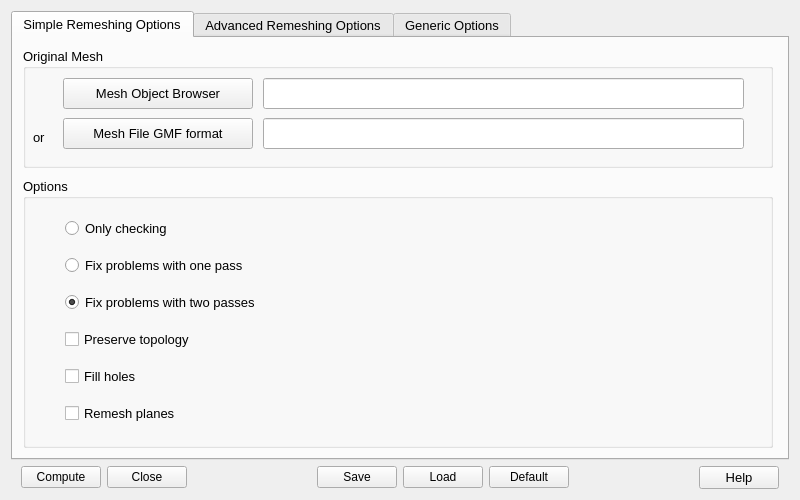
<?xml version="1.0" encoding="UTF-8"?>
<ui version="4.0">
 <class>MGCleanerPlugDialog</class>
 <widget class="QWidget" name="MGCleanerPlugDialog">
  <property name="geometry">
   <rect>
    <x>0</x>
    <y>0</y>
    <width>800</width>
    <height>500</height>
   </rect>
  </property>
  <property name="windowTitle">
   <string>MGCleaner : Remeshing tool</string>
  </property>
  <property name="sizeGripEnabled" stdset="0">
   <bool>false</bool>
  </property>
  <layout class="QGridLayout" name="gridLayout">
   <item row="2" column="0">
    <layout class="QHBoxLayout" name="horizontalLayout">
         <item>
      <spacer name="horizontalSpacer_xx">
       <property name="orientation">
        <enum>Qt::Horizontal</enum>
       </property>
       <property name="sizeType">
        <enum>QSizePolicy::Minimum</enum>
       </property>
       <property name="sizeHint" stdset="0">
        <size>
         <width>10</width>
         <height>20</height>
        </size>
       </property>
      </spacer>
         </item>
     <item>
      <widget class="QPushButton" name="PB_OK">
       <property name="text">
        <string>Compute</string>
       </property>
      </widget>
     </item>
     <item>
      <widget class="QPushButton" name="PB_Cancel">
       <property name="text">
        <string>Close</string>
       </property>
      </widget>
     </item>
     <item>
      <spacer name="horizontalSpacer_4">
       <property name="orientation">
        <enum>Qt::Horizontal</enum>
       </property>
       <property name="sizeHint" stdset="0">
        <size>
         <width>30</width>
         <height>20</height>
        </size>
       </property>
      </spacer>
     </item>
     <item>
      <widget class="QPushButton" name="PB_SaveHyp">
       <property name="text">
        <string>Save</string>
       </property>
        <property name="iconSize">
         <size>
          <width>18</width>
          <height>18</height>
         </size>
        </property>
      </widget>
     </item>
     <item>
      <widget class="QPushButton" name="PB_LoadHyp">
       <property name="text">
        <string>Load</string>
       </property>
        <property name="iconSize">
         <size>
          <width>18</width>
          <height>18</height>
         </size>
        </property>
      </widget>
     </item>
     <item>
      <widget class="QPushButton" name="PB_Default">
       <property name="text">
        <string>Default</string>
       </property>
      </widget>
     </item>
     <item>
      <spacer name="horizontalSpacer">
       <property name="orientation">
        <enum>Qt::Horizontal</enum>
       </property>
       <property name="sizeHint" stdset="0">
        <size>
         <width>30</width>
         <height>20</height>
        </size>
       </property>
      </spacer>
     </item>
     <item>
      <widget class="QPushButton" name="PB_Help">
       <property name="font">
        <font>
         <pointsize>10</pointsize>
        </font>
       </property>
       <property name="text">
        <string>Help</string>
       </property>
      </widget>
     </item>
         <item>
      <spacer name="horizontalSpacer_xx">
       <property name="orientation">
        <enum>Qt::Horizontal</enum>
       </property>
       <property name="sizeType">
        <enum>QSizePolicy::Minimum</enum>
       </property>
       <property name="sizeHint" stdset="0">
        <size>
         <width>10</width>
         <height>20</height>
        </size>
       </property>
      </spacer>
         </item>
    </layout>
   </item>
   <item row="1" column="0">
    <widget class="QTabWidget" name="TWOptions">
     <property name="font">
      <font>
       <pointsize>10</pointsize>
      </font>
     </property>
     <property name="currentIndex">
      <number>0</number>
     </property>
     <widget class="QWidget" name="simple">
      <attribute name="title">
       <string>Simple Remeshing Options</string>
      </attribute>
      <widget class="QGroupBox" name="GBOptim">
       <property name="geometry">
        <rect>
         <x>10</x>
         <y>140</y>
         <width>750</width>
         <height>270</height>
        </rect>
       </property>
       <property name="title">
        <string>Options</string>
       </property>

        <layout class="QHBoxLayout" name="RBLayoutopt">

         <item>
      <spacer name="horizontalSpacer_xx">
       <property name="orientation">
        <enum>Qt::Horizontal</enum>
       </property>
       <property name="sizeType">
        <enum>QSizePolicy::Minimum</enum>
       </property>
       <property name="sizeHint" stdset="0">
        <size>
         <width>30</width>
         <height>20</height>
        </size>
       </property>
      </spacer>
         </item>

         <item>
        <layout class="QVBoxLayout" name="RBLayout1">
         <item>
          <widget class="QRadioButton" name="RB_Check">
           <property name="toolTip">
            <string>Performs checks only (no fixing).
Writes diagnostics into the output file.
Default is to fix with two passes.</string>
           </property>
           <property name="text">
            <string>Only checking</string>
           </property>
           <property name="checked">
            <bool>false</bool>
           </property>
          </widget>
         </item>
         <item>
          <widget class="QRadioButton" name="RB_Fix1">
           <property name="toolTip">
            <string>Analyses and fixes mesh with only the first stage of the cleaning procedure.
Does not write diagnostics into the output file.
Default is to fix with two passes.</string>
           </property>
           <property name="text">
            <string>Fix problems with one pass</string>
           </property>
           <property name="checked">
            <bool>false</bool>
           </property>
          </widget>
         </item>
         <item>
          <widget class="QRadioButton" name="RB_Fix2">
           <property name="toolTip">
            <string>Analyses and fixes mesh with the two stage cleaning procedure.
Does not write diagnostics into the output file.
Default is to fix with two passes.</string>
           </property>
           <property name="text">
            <string>Fix problems with two passes</string>
           </property>
           <property name="checked">
            <bool>true</bool>
           </property>
          </widget>
         </item>

       <item>
       <widget class="QCheckBox" name="CB_PreserveTopology">
           <property name="toolTip">
            <string>Disables fixing operations which induce topology modifications.
Default is enable topology modifications.
(argument --topology)</string>
           </property>
           <property name="text">
            <string>Preserve topology</string>
           </property>
           <property name="checked">
            <bool>false</bool>
           </property>
          </widget>
        </item>
       <item>
          <widget class="QCheckBox" name="CB_FillHoles">
           <property name="toolTip">
            <string>Default is not to fill holes.
if set: see 'surface size threshold of holes' in 'Advanced remeshing options'.</string>
           </property>
           <property name="text">
            <string>Fill holes</string>
           </property>
           <property name="checked">
            <bool>false</bool>
           </property>
          </widget>
       </item>
       <item>

          <widget class="QCheckBox" name="CB_RemeshPlanes">
           <property name="toolTip">
            <string>Inserts vertices on planes to improve mesh quality .
May be useful for poor quality triangulations (eg .STL or .DXF triangulations).
Default is not to mesh planes.</string>
           </property>
           <property name="text">
            <string>Remesh planes</string>
           </property>
           <property name="checked">
            <bool>false</bool>
           </property>
           </widget>
       </item>

         </layout>

         </item>

        </layout>
        
      </widget>
      <widget class="QGroupBox" name="groupBox">
       <property name="geometry">
        <rect>
         <x>10</x>
         <y>10</y>
         <width>750</width>
         <height>120</height>
        </rect>
       </property>
       <property name="font">
        <font>
         <pointsize>10</pointsize>
        </font>
       </property>
       <property name="title">
        <string>Original Mesh</string>
       </property>
       <widget class="QPushButton" name="PB_MeshFile">
        <property name="geometry">
         <rect>
          <x>40</x>
          <y>70</y>
          <width>190</width>
          <height>31</height>
         </rect>
        </property>
        <property name="font">
         <font>
          <pointsize>10</pointsize>
         </font>
        </property>
        <property name="text">
         <string>Mesh File GMF format</string>
        </property>
        <property name="iconSize">
         <size>
          <width>18</width>
          <height>18</height>
         </size>
        </property>
       </widget>
       <widget class="QLineEdit" name="LE_MeshFile">
        <property name="geometry">
         <rect>
          <x>240</x>
          <y>70</y>
          <width>481</width>
          <height>31</height>
         </rect>
        </property>
        <property name="font">
         <font>
          <pointsize>10</pointsize>
         </font>
        </property>
       </widget>
       <widget class="QPushButton" name="PB_MeshSmesh">
        <property name="geometry">
         <rect>
          <x>40</x>
          <y>30</y>
          <width>190</width>
          <height>31</height>
         </rect>
        </property>
        <property name="text">
         <string>Mesh Object Browser</string>
        </property>
        <property name="iconSize">
         <size>
          <width>18</width>
          <height>18</height>
         </size>
        </property>
        <property name="checkable">
         <bool>false</bool>
        </property>
       </widget>
       <widget class="QLineEdit" name="LE_MeshSmesh">
        <property name="geometry">
         <rect>
          <x>240</x>
          <y>30</y>
          <width>481</width>
          <height>31</height>
         </rect>
        </property>
        <property name="font">
         <font>
          <pointsize>10</pointsize>
         </font>
        </property>
       </widget>
       <widget class="QLabel" name="label_8">
        <property name="geometry">
         <rect>
          <x>10</x>
          <y>80</y>
          <width>31</width>
          <height>18</height>
         </rect>
        </property>
        <property name="text">
         <string>or</string>
        </property>
       </widget>
      </widget>
      <zorder>groupBox</zorder>
      <zorder>GBOptim</zorder>
     </widget>
     <widget class="QWidget" name="advanced">
      <attribute name="title">
       <string>Advanced Remeshing Options</string>
      </attribute>
      <widget class="QGroupBox" name="groupBox_5">
       <property name="geometry">
        <rect>
         <x>10</x>
         <y>10</y>
         <width>750</width>
         <height>400</height>
        </rect>
       </property>
       <property name="title">
        <string>You can control</string>
       </property>
#1
       <widget class="QDoubleSpinBox" name="SP_MinHoleSize">
        <property name="geometry">
         <rect>
          <x>20</x>
          <y>30</y>
          <width>100</width>
          <height>25</height>
         </rect>
        </property>
        <property name="maximum">
         <double>10000</double>
        </property>
        <property name="minimum">
         <double>0</double>
        </property>
        <property name="singleStep">
         <double>0.01</double>
        </property>
        <property name="value">
         <double>0.01</double>
        </property>
           <property name="enabled">
            <bool>false</bool>
           </property>
       </widget>
       <widget class="QLabel" name="LA_minHoleSize">
        <property name="geometry">
         <rect>
          <x>130</x>
          <y>30</y>
          <width>600</width>
          <height>30</height>
         </rect>
        </property>
        <property name="toolTip">
         <string>sets the surface size threshold below which holes are filled.
Set 'Fill holes' in 'Simple Remeshing Options'.</string>
        </property>
        <property name="text">
         <string>Surface size threshold of holes to fill (--min_hole_size)</string>
        </property>
       </widget>
#2
       <widget class="QDoubleSpinBox" name="SP_ToleranceDisplacement">
        <property name="geometry">
         <rect>
          <x>20</x>
          <y>70</y>
          <width>100</width>
          <height>25</height>
         </rect>
        </property>
        <property name="maximum">
         <double>10000</double>
        </property>
        <property name="minimum">
         <double>0</double>
        </property>
        <property name="singleStep">
         <double>0.01</double>
        </property>
        <property name="value">
         <double>0.01</double>
        </property>
           <property name="enabled">
            <bool>false</bool>
           </property>
       </widget>
       <widget class="QLabel" name="LA_toleranceDisplacement">
        <property name="geometry">
         <rect>
          <x>130</x>
          <y>70</y>
          <width>600</width>
          <height>30</height>
         </rect>
        </property>
        <property name="toolTip">
         <string>Sets the displacement threshold below which modification is allowed.
Unused in collision resolution .
'Tolerance displacement' is set to resolution_length if it is lower.</string>
        </property>
        <property name="text">
         <string>Tolerance displacement threshold of points for modification
(--tolerance_displacement)</string>
        </property>
       </widget>

          <widget class="QCheckBox" name="CB_ComputedToleranceDisplacement">
        <property name="geometry">
         <rect>
          <x>650</x>
          <y>70</y>
          <width>100</width>
          <height>30</height>
         </rect>
        </property>
           <property name="toolTip">
            <string>If set default value is computed from model.</string>
           </property>
           <property name="text">
            <string>Computed</string>
           </property>
           <property name="checked">
            <bool>true</bool>
           </property>
          </widget>

#3
       <widget class="QDoubleSpinBox" name="SP_ResolutionLength">
        <property name="geometry">
         <rect>
          <x>20</x>
          <y>110</y>
          <width>100</width>
          <height>25</height>
         </rect>
        </property>
        <property name="maximum">
         <double>10000</double>
        </property>
        <property name="minimum">
         <double>0</double>
        </property>
        <property name="singleStep">
         <double>0.01</double>
        </property>
        <property name="value">
         <double>0.01</double>
        </property>
           <property name="enabled">
            <bool>false</bool>
           </property>
       </widget>
       <widget class="QLabel" name="LA_resolutionLength">
        <property name="geometry">
         <rect>
          <x>130</x>
          <y>110</y>
          <width>600</width>
          <height>30</height>
         </rect>
        </property>
        <property name="toolTip">
         <string>sets the distance threshold above which 2 points are considered distinct.
Sets the tolerance displacement to 1/5 of this size.
Default is computed from model.</string>
        </property>
        <property name="text">
         <string>Distance threshold for two points distinct (--resolution_length)</string>
        </property>
       </widget>
          <widget class="QCheckBox" name="CB_ComputedResolutionLength">
        <property name="geometry">
         <rect>
          <x>650</x>
          <y>110</y>
          <width>100</width>
          <height>30</height>
         </rect>
        </property>
           <property name="toolTip">
            <string>If set default value is computed from model.</string>
           </property>
           <property name="text">
            <string>Computed</string>
           </property>
           <property name="checked">
            <bool>true</bool>
           </property>
          </widget>
#4
       <widget class="QDoubleSpinBox" name="SP_FoldingAngle">
        <property name="geometry">
         <rect>
          <x>20</x>
          <y>150</y>
          <width>100</width>
          <height>25</height>
         </rect>
        </property>
        <property name="maximum">
         <double>10000</double>
        </property>
        <property name="minimum">
         <double>0</double>
        </property>
        <property name="singleStep">
         <double>0.01</double>
        </property>
        <property name="value">
         <double>15</double>
        </property>
       </widget>
       <widget class="QLabel" name="LA_foldingAngle">
        <property name="geometry">
         <rect>
          <x>130</x>
          <y>150</y>
          <width>600</width>
          <height>30</height>
         </rect>
        </property>
        <property name="toolTip">
         <string>Sets the threshold angle below which 2 connected triangles are considered overlapping .
Reduce this value if model contains sharp angles below this threshold that must be kept.
Overlap_angle is set to this angle if it is higher.
Default is 15 degrees.</string>
        </property>
        <property name="text">
         <string>Angle threshold for two connected triangles overlapping (--folding_angle)</string>
        </property>
       </widget>
#5
       <widget class="QDoubleSpinBox" name="SP_OverlapDistance">
        <property name="geometry">
         <rect>
          <x>20</x>
          <y>190</y>
          <width>100</width>
          <height>25</height>
         </rect>
        </property>
        <property name="maximum">
         <double>10000</double>
        </property>
        <property name="minimum">
         <double>0</double>
        </property>
        <property name="singleStep">
         <double>0.01</double>
        </property>
        <property name="value">
         <double>0.01</double>
        </property>
           <property name="enabled">
            <bool>false</bool>
           </property>
       </widget>
       <widget class="QLabel" name="LA_overlapDistance">
        <property name="geometry">
         <rect>
          <x>130</x>
          <y>190</y>
          <width>600</width>
          <height>30</height>
         </rect>
        </property>
        <property name="toolTip">
         <string>sets the distance below which 2 unconnected triangles are considered overlapping.
Reduce this value if too many overlaps are detected.
Default is computed from model.</string>
        </property>
        <property name="text">
         <string>Distance threshold for two unconnected triangles overlapping
(--overlap_distance)</string>
        </property>
       </widget>
          <widget class="QCheckBox" name="CB_ComputedOverlapDistance">
        <property name="geometry">
         <rect>
          <x>650</x>
          <y>190</y>
          <width>100</width>
          <height>30</height>
         </rect>
        </property>
           <property name="toolTip">
            <string>If set default value is computed from model.</string>
           </property>
           <property name="text">
            <string>Computed</string>
           </property>
           <property name="checked">
            <bool>true</bool>
           </property>
          </widget>
#6
       <widget class="QDoubleSpinBox" name="SP_OverlapAngle">
        <property name="geometry">
         <rect>
          <x>20</x>
          <y>230</y>
          <width>100</width>
          <height>25</height>
         </rect>
        </property>
        <property name="maximum">
         <double>10000</double>
        </property>
        <property name="minimum">
         <double>0</double>
        </property>
        <property name="singleStep">
         <double>1</double>
        </property>
        <property name="value">
         <double>15</double>
        </property>
       </widget>
       <widget class="QLabel" name="LA_overlapAngle">
        <property name="geometry">
         <rect>
          <x>130</x>
          <y>230</y>
          <width>600</width>
          <height>30</height>
         </rect>
        </property>
        <property name="toolTip">
         <string>Sets the angle below which 2 unconnected triangles are considered overlapping.
'Folding angle' is set to this angle if it is lower.
Default is 15 degrees.</string>
        </property>
        <property name="text">
         <string>Angle threshold for two unconnected triangles overlapping (--overlap_angle)</string>
        </property>
       </widget>
      </widget>
     </widget>
     <widget class="QWidget" name="generic">
      <attribute name="title">
       <string>Generic Options</string>
      </attribute>
      <widget class="QGroupBox" name="groupBox_4">
       <property name="geometry">
        <rect>
         <x>10</x>
         <y>10</y>
         <width>750</width>
         <height>130</height>
        </rect>
       </property>
       <property name="title">
        <string>MGCleaner Generic Options</string>
       </property>
       
          <widget class="QSpinBox" name="SP_Verbosity">
        <property name="geometry">
         <rect>
          <x>20</x>
          <y>30</y>
          <width>100</width>
          <height>25</height>
         </rect>
        </property>
           <property name="maximum">
            <number>10</number>
           </property>
           <property name="value">
            <number>3</number>
           </property>
          </widget>
       
          <widget class="QLabel" name="label">
        <property name="geometry">
         <rect>
          <x>130</x>
          <y>30</y>
          <width>600</width>
          <height>30</height>
         </rect>
        </property>
        <property name="toolTip">
         <string>sets the verbosity level.
From 0 (no detail) to 10 (very detailed).
Default is 3.</string>
        </property>
           <property name="text">
            <string>Verbosity level</string>
           </property>
          </widget>
       
       
      </widget>
      <widget class="QGroupBox" name="groupBox_6">
       <property name="geometry">
        <rect>
         <x>10</x>
         <y>150</y>
         <width>750</width>
         <height>170</height>
        </rect>
       </property>
       <property name="title">
        <string>Plug-in Generic Options</string>
       </property>
       <widget class="QLabel" name="label_10">
        <property name="geometry">
         <rect>
          <x>20</x>
          <y>40</y>
          <width>391</width>
          <height>18</height>
         </rect>
        </property>
        <property name="text">
         <string>File used to save MGCleaner hypothesis parameters :</string>
        </property>
       </widget>
       <widget class="QPushButton" name="PB_ParamsFileExplorer">
        <property name="geometry">
         <rect>
          <x>20</x>
          <y>70</y>
          <width>30</width>
          <height>31</height>
         </rect>
        </property>
        <property name="text">
         <string/>
        </property>
       </widget>
       <widget class="QLineEdit" name="LE_ParamsFile">
        <property name="geometry">
         <rect>
          <x>60</x>
          <y>70</y>
          <width>661</width>
          <height>31</height>
         </rect>
        </property>
       </widget>

      <widget class="QPushButton" name="PB_Save">
        <property name="geometry">
         <rect>
          <x>20</x>
          <y>110</y>
          <width>70</width>
          <height>31</height>
         </rect>
        </property>
       <property name="text">
        <string>Save</string>
       </property>
        <property name="iconSize">
         <size>
          <width>18</width>
          <height>18</height>
         </size>
        </property>
      </widget>

      <widget class="QPushButton" name="PB_Load">
        <property name="geometry">
         <rect>
          <x>120</x>
          <y>110</y>
          <width>70</width>
          <height>31</height>
         </rect>
        </property>
       <property name="text">
        <string>Load</string>
       </property>
        <property name="iconSize">
         <size>
          <width>18</width>
          <height>18</height>
         </size>
        </property>
      </widget>

      </widget>
     </widget>
    </widget>
   </item>
  </layout>
 </widget>
 <resources/>
 <connections/>
</ui>
